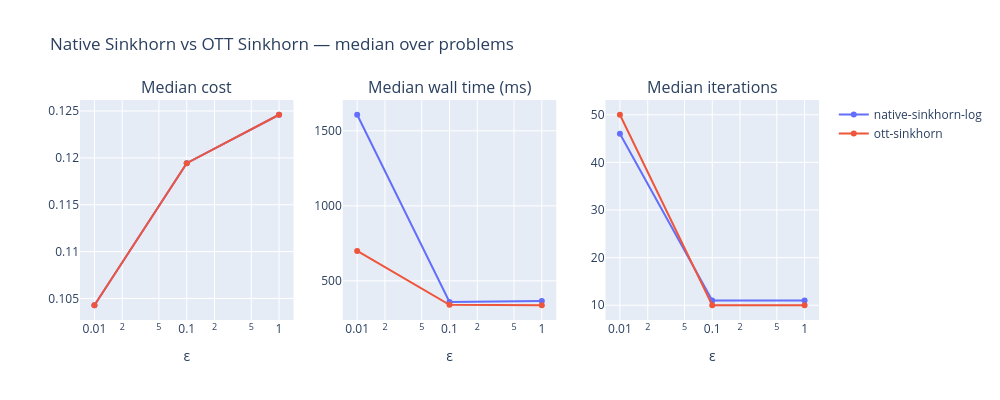

This figure's notebook cell:
### Code cell
sinkhorn_ok = results_sinkhorn[results_sinkhorn['status'] == 'success'].copy()

for col in ['cost', 'time', 'iterations', 'error']:
    if col in sinkhorn_ok.columns:
        sinkhorn_ok[col] = sinkhorn_ok[col].apply(lambda v: float(v) if v is not None else float('nan'))

def get_eps(row):
    reg = row.get('reg')
    if reg is not None and not (isinstance(reg, float) and math.isnan(reg)):
        return float(reg)
    eps = row.get('epsilon')
    return float(eps) if eps is not None else float('nan')

sinkhorn_ok['eps'] = sinkhorn_ok.apply(get_eps, axis=1)
grouped = sinkhorn_ok.groupby(['name', 'eps'])[['cost', 'time', 'iterations']].median().reset_index()

fig = make_subplots(rows=1, cols=3, subplot_titles=['Median cost', 'Median wall time (ms)', 'Median iterations'])

for solver_name, grp in grouped.groupby('name'):
    grp = grp.sort_values('eps')
    color = solver_color(solver_name)
    common = dict(x=grp['eps'], name=solver_name, mode='lines+markers',
                  line_color=color, marker_color=color)
    fig.add_trace(go.Scatter(**common, y=grp['cost'],       showlegend=True),  row=1, col=1)
    fig.add_trace(go.Scatter(**common, y=grp['time'],       showlegend=False), row=1, col=2)
    fig.add_trace(go.Scatter(**common, y=grp['iterations'], showlegend=False), row=1, col=3)

fig.update_xaxes(type='log', title_text='ε')
fig.update_layout(height=400, width=1000, title='Native Sinkhorn vs OTT Sinkhorn — median over problems')
fig.show()

### Figure 1 — Plotly figure (JSON) as saved in the notebook; plotly's stock layout.template omitted (floating-point values rounded to 4 significant figures)
{"data": [{"line": {"color": "#636EFA"}, "marker": {"color": "#636EFA"}, "mode": "lines+markers", "name": "native-sinkhorn-log", "showlegend": true, "type": "scatter", "x": [0.01, 0.1, 1.0], "xaxis": "x", "y": [0.1043, 0.1194, 0.1246], "yaxis": "y"}, {"line": {"color": "#636EFA"}, "marker": {"color": "#636EFA"}, "mode": "lines+markers", "name": "native-sinkhorn-log", "showlegend": false, "type": "scatter", "x": [0.01, 0.1, 1.0], "xaxis": "x2", "y": [1607.0, 358.8, 366.3], "yaxis": "y2"}, {"line": {"color": "#636EFA"}, "marker": {"color": "#636EFA"}, "mode": "lines+markers", "name": "native-sinkhorn-log", "showlegend": false, "type": "scatter", "x": [0.01, 0.1, 1.0], "xaxis": "x3", "y": [46.0, 11.0, 11.0], "yaxis": "y3"}, {"line": {"color": "#EF553B"}, "marker": {"color": "#EF553B"}, "mode": "lines+markers", "name": "ott-sinkhorn", "showlegend": true, "type": "scatter", "x": [0.01, 0.1, 1.0], "xaxis": "x", "y": [0.1043, 0.1194, 0.1246], "yaxis": "y"}, {"line": {"color": "#EF553B"}, "marker": {"color": "#EF553B"}, "mode": "lines+markers", "name": "ott-sinkhorn", "showlegend": false, "type": "scatter", "x": [0.01, 0.1, 1.0], "xaxis": "x2", "y": [699.2, 340.3, 337.3], "yaxis": "y2"}, {"line": {"color": "#EF553B"}, "marker": {"color": "#EF553B"}, "mode": "lines+markers", "name": "ott-sinkhorn", "showlegend": false, "type": "scatter", "x": [0.01, 0.1, 1.0], "xaxis": "x3", "y": [50.0, 10.0, 10.0], "yaxis": "y3"}], "layout": {"annotations": [{"font": {"size": 16}, "showarrow": false, "text": "Median cost", "x": 0.1444, "xanchor": "center", "xref": "paper", "y": 1, "yanchor": "bottom", "yref": "paper"}, {"font": {"size": 16}, "showarrow": false, "text": "Median wall time (ms)", "x": 0.5, "xanchor": "center", "xref": "paper", "y": 1, "yanchor": "bottom", "yref": "paper"}, {"font": {"size": 16}, "showarrow": false, "text": "Median iterations", "x": 0.8556, "xanchor": "center", "xref": "paper", "y": 1, "yanchor": "bottom", "yref": "paper"}], "height": 400, "title": {"text": "Native Sinkhorn vs OTT Sinkhorn — median over problems"}, "width": 1000, "xaxis": {"anchor": "y", "domain": [0, 0.2889], "title": {"text": "ε"}, "type": "log"}, "xaxis2": {"anchor": "y2", "domain": [0.3556, 0.6444], "title": {"text": "ε"}, "type": "log"}, "xaxis3": {"anchor": "y3", "domain": [0.7111, 1], "title": {"text": "ε"}, "type": "log"}, "yaxis": {"anchor": "x", "domain": [0, 1]}, "yaxis2": {"anchor": "x2", "domain": [0, 1]}, "yaxis3": {"anchor": "x3", "domain": [0, 1]}}}
